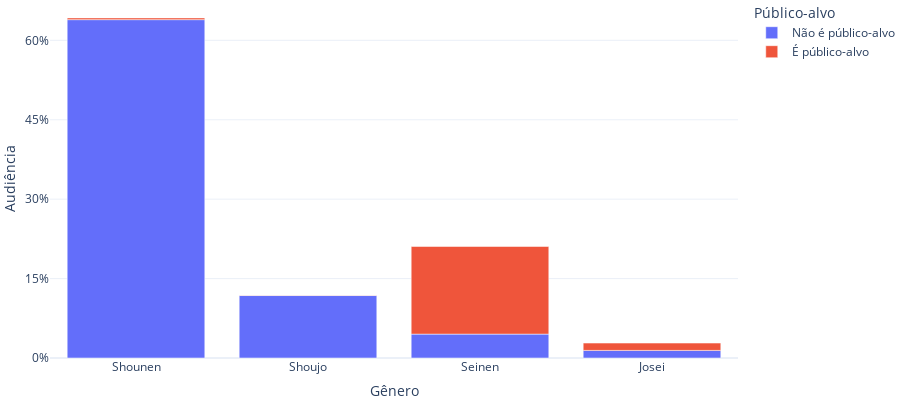

Notebook source saved alongside this figure:
### Code cell
# configurando plot
fig = px.bar(
    temp, "Gênero", "Audiência", template="plotly_white", color="Público-alvo"
)

ticks = [x for x in range(0, 70, 15)]
fig.update_yaxes(
    tickvals=ticks, 
    ticktext=["{:.0f}%".format(x) for x in ticks]
)
fig.update_layout(height=400, width=900, margin={"t":0, "b":0, "l":0, "r":0})
fig.show(config={"displayModeBar": False})

### Figure 1 — Plotly figure (JSON) as saved in the notebook; plotly's stock layout.template omitted (floating-point values rounded to 4 significant figures)
{"data": [{"alignmentgroup": "True", "hovertemplate": "Público-alvo=Não é público-alvo<br>Gênero=%{x}<br>Audiência=%{y}<extra></extra>", "legendgroup": "Não é público-alvo", "marker": {"color": "#636efa", "pattern": {"shape": ""}}, "name": "Não é público-alvo", "offsetgroup": "Não é público-alvo", "orientation": "v", "showlegend": true, "textposition": "auto", "type": "bar", "x": ["Shounen", "Shoujo", "Seinen", "Josei"], "xaxis": "x", "y": [63.91, 11.8, 4.511, 1.436], "yaxis": "y"}, {"alignmentgroup": "True", "hovertemplate": "Público-alvo=É público-alvo<br>Gênero=%{x}<br>Audiência=%{y}<extra></extra>", "legendgroup": "É público-alvo", "marker": {"color": "#EF553B", "pattern": {"shape": ""}}, "name": "É público-alvo", "offsetgroup": "É público-alvo", "orientation": "v", "showlegend": true, "textposition": "auto", "type": "bar", "x": ["Seinen", "Josei", "Shounen", "Shoujo"], "xaxis": "x", "y": [16.56, 1.383, 0.3295, 0.07401], "yaxis": "y"}], "layout": {"barmode": "relative", "height": 400, "legend": {"title": {"text": "Público-alvo"}, "tracegroupgap": 0}, "margin": {"b": 0, "l": 0, "r": 0, "t": 0}, "width": 900, "xaxis": {"anchor": "y", "autorange": true, "domain": [0, 1], "range": [-0.5, 3.5], "title": {"text": "Gênero"}, "type": "category"}, "yaxis": {"anchor": "x", "autorange": true, "domain": [0, 1], "range": [0, 67.62], "ticktext": ["0%", "15%", "30%", "45%", "60%"], "tickvals": [0, 15, 30, 45, 60], "title": {"text": "Audiência"}, "type": "linear"}}}
